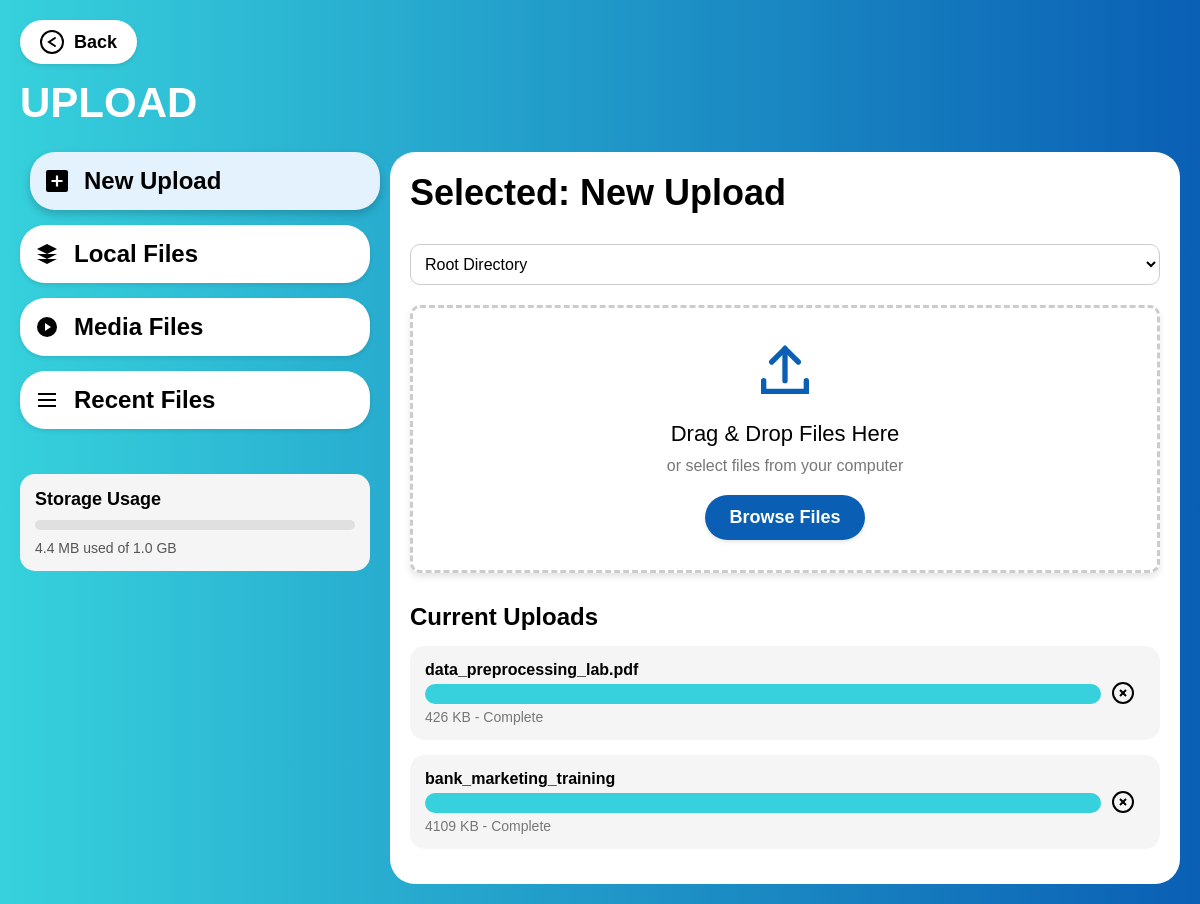
/upload (signed in), run on the app's committed database.
### app.py (models this page shows)
class File(db.Model):
    id = db.Column(db.Integer, primary_key=True)
    name = db.Column(db.String(255), nullable=False)
    filename = db.Column(db.String(255), nullable=False)
    size = db.Column(db.BigInteger, nullable=False)
    mime_type = db.Column(db.String(128))
    folder_id = db.Column(db.Integer, db.ForeignKey('folder.id'))
    owner_id = db.Column(db.Integer, db.ForeignKey('user.id'), nullable=False)
    created_at = db.Column(db.DateTime, default=datetime.utcnow)
    is_starred = db.Column(db.Boolean, default=False)
    status = db.Column(db.String(20), nullable=False, default='complete')
    hmac = db.Column(db.String(64), nullable=False)  # Pour stocker le HMAC du fichier

### app.py (the view)
@app.route('/upload')
@login_required
def upload():
    try:
        folders = Folder.query.filter_by(owner_id=current_user.id).all()
        try:
            uploads_in_progress = File.query.filter_by(owner_id=current_user.id, status='in_progress').all()
            completed_uploads = File.query.filter_by(owner_id=current_user.id, status='complete').limit(5).all()
        except:
            uploads_in_progress = []
            completed_uploads = File.query.filter_by(owner_id=current_user.id).limit(5).all()
        used_storage = sum(f.size for f in current_user.files)
        total_storage = current_user.storage_limit
        storage_percentage = round((used_storage / total_storage) * 100) if total_storage > 0 else 0
        if used_storage < 1024**2:
            used_storage_formatted = f"{used_storage/1024:.1f} KB"
        elif used_storage < 1024**3:
            used_storage_formatted = f"{used_storage/(1024**2):.1f} MB"
        else:
            used_storage_formatted = f"{used_storage/(1024**3):.1f} GB"
        if total_storage < 1024**3:
            total_storage_formatted = f"{total_storage/(1024**2):.1f} MB"
        else:
            total_storage_formatted = f"{total_storage/(1024**3):.1f} GB"
        media_files = File.query.filter(
            File.owner_id == current_user.id,
            File.status == 'complete',
            (File.mime_type.like('image/%') | File.mime_type.like('video/%'))
        ).order_by(File.created_at.desc()).all()
        recent_files = []
        if current_user.last_login:
            recent_files = File.query.filter(
                File.owner_id == current_user.id,
                File.status == 'complete',
                File.created_at > current_user.last_login
            ).order_by(File.created_at.desc()).all()
        local_files = File.query.filter_by(owner_id=current_user.id, status='complete', is_starred=True).order_by(File.created_at.desc()).all()
        return render_template('upload.html',
                             folders=folders,
                             uploads_in_progress=uploads_in_progress,
                             completed_uploads=completed_uploads,
                             media_files=media_files,
                             recent_files=recent_files,
                             local_files=local_files,
                             used_storage=used_storage_formatted,
                             total_storage=total_storage_formatted,
                             storage_percentage=storage_percentage)
    except Exception as e:
        flash(str(e), 'error')
        return render_template('upload.html',
                             folders=[],
                             uploads_in_progress=[],
                             completed_uploads=[],
                             media_files=[],
                             recent_files=[],
                             local_files=[],
                             used_storage="0 B",
                             total_storage="0 B",
                             storage_percentage=0)

### app.py (called while the page is built)
@login_manager.user_loader
def load_user(user_id):
    return User.query.get(int(user_id))

### templates/upload.html (shortened to what this page needs)
<!DOCTYPE html>
<html lang="en">
<head>
</head>
<body>
    <a href="{{ url_for('user_dashboard') }}" class="back-button">
        <svg width="24" height="24" viewBox="0 0 24 24" fill="none">
            <circle cx="12" cy="12" r="11" stroke="black" stroke-width="2"/>
            <path d="M15 8L9 12L15 16" stroke="black" stroke-width="2" stroke-linecap="round"/>
        </svg>
        Back
    </a>
    <h1 class="upload-title">UPLOAD</h1>
    <div class="container">
        <div class="upload-options">
            <div class="option-item active" data-option="new-upload">
                <svg class="option-icon" width="24" height="24" viewBox="0 0 24 24" fill="none">
                    <rect x="2" y="2" width="20" height="20" rx="2" fill="black"/>
                    <path d="M7 12H17" stroke="white" stroke-width="2"/>
                    <path d="M12 7V17" stroke="white" stroke-width="2"/>
                </svg>
                New Upload
            </div>
            <div class="option-item" data-option="local-files">
                <svg class="option-icon" width="24" height="24" viewBox="0 0 24 24" fill="none">
                    <path d="M12 2L2 7L12 12L22 7L12 2Z" fill="black"/>
                    <path d="M2 17L12 22L22 17" fill="black"/>
                    <path d="M2 12L12 17L22 12" fill="black"/>
                </svg>
                Local Files
            </div>
            <div class="option-item" data-option="media-files">
                <svg class="option-icon" width="24" height="24" viewBox="0 0 24 24" fill="none">
                    <circle cx="12" cy="12" r="10" fill="black"/>
                    <path d="M10 8L16 12L10 16V8Z" fill="white"/>
                </svg>
                Media Files
            </div>
            <div class="option-item" data-option="recent-files">
                <svg class="option-icon" width="24" height="24" viewBox="0 0 24 24" fill="none">
                    <path d="M3 6H21" stroke="black" stroke-width="2"/>
                    <path d="M3 12H21" stroke="black" stroke-width="2"/>
                    <path d="M3 18H21" stroke="black" stroke-width="2"/>
                </svg>
                Recent Files
            </div>
            <div class="storage-info">
                <div class="storage-title">Storage Usage</div>
                <div class="storage-bar">
                </div>
                <div class="storage-text">{{ used_storage|default('0 B') }} used of {{ total_storage|default('0 B') }}</div>
            </div>
        </div>
        <div class="upload-container">
            <h2 class="selected-title">Selected: New Upload</h2>
            <div class="folder-select">
                <select id="folder-dropdown">
                    <option value="">Root Directory</option>
                </select>
            </div>
            <div id="upload-form-section">
                <form id="upload-form" enctype="multipart/form-data">
                    <div class="upload-box" id="drop-zone">
                        <div class="upload-text">Drag & Drop Files Here</div>
                        <div class="upload-subtext">or select files from your computer</div>
                        <button type="button" class="file-button" id="browse-button">Browse Files</button>
                    </div>
                </form>
            </div>
            <div class="upload-list" id="section-current-uploads">
                <h3 class="upload-list-title">Current Uploads</h3>
                <div id="upload-progress-container">
                    {% if completed_uploads %}
                        {% for file in completed_uploads %}
                        <div class="file-progress" data-file-id="{{ file.id }}">
                            <div class="file-info">
                                <div class="file-name">{{ file.name }}</div>
                                <div class="progress-bar">
                                    <div class="progress-fill" style="width: 100%;"></div>
                                </div>
                                <div class="file-size">{{ (file.size / 1024)|round|int }} KB - Complete</div>
                            </div>
                            <div class="file-actions">
                                <button class="action-button delete-button" data-file-id="{{ file.id }}">
                                    <svg width="24" height="24" viewBox="0 0 24 24" fill="none">
                                        <circle cx="12" cy="12" r="10" stroke="black" stroke-width="2"/>
                                        <path d="M15 9L9 15" stroke="black" stroke-width="2"/>
                                        <path d="M9 9L15 15" stroke="black" stroke-width="2"/>
                                    </svg>
                                </button>
                            </div>
                        </div>
                        {% endfor %}
                    {% endif %}
                </div>
            </div>
        </div>
    </div>
</body>
</html>

### templates/upload.html (style rules this page uses)
* { margin: 0; padding: 0; box-sizing: border-box; font-family: Arial, sans-serif; }
body { background: linear-gradient(to right, #36d1dc, #0a5fb4); color: black; min-height: 100vh; padding: 20px; }
.back-button { display: inline-flex; align-items: center; background-color: white; padding: 10px 20px; border-radius: 25px; width: fit-content; cursor: pointer; font-weight: bold; text-decoration: none; color: black; border: none; font-size: 18px; box-shadow: 0 2px 4px rgba(0, 0, 0, 0.1); transition: all 0.3s cubic-bezier(0.4, 0, 0.2, 1); }
.back-button svg { margin-right: 10px; transition: transform 0.3s cubic-bezier(0.4, 0, 0.2, 1); }
.upload-title { color: white; font-size: 42px; font-weight: bold; margin: 15px 0 25px 0; }
.container { display: flex; gap: 20px; }
.upload-options { width: 350px; display: flex; flex-direction: column; gap: 15px; }
.option-item { background-color: white; padding: 15px; border-radius: 25px; display: flex; align-items: center; font-weight: bold; font-size: 24px; cursor: pointer; transition: all 0.3s cubic-bezier(0.4, 0, 0.2, 1); box-shadow: 0 2px 4px rgba(0, 0, 0, 0.1); }
.option-item.active { background-color: #e3f2fd; transform: translateX(10px); box-shadow: 0 4px 8px rgba(0, 0, 0, 0.2); }
.option-icon { margin-right: 15px; transition: transform 0.3s cubic-bezier(0.4, 0, 0.2, 1); }
.option-item.active .option-icon { transform: scale(1.1); }
.upload-container { background-color: white; flex-grow: 1; border-radius: 25px; padding: 25px; }
.selected-title { font-size: 36px; font-weight: bold; margin-bottom: 30px; }
.upload-box { border: 3px dashed #ccc; border-radius: 20px; padding: 40px; text-align: center; margin-bottom: 30px; background-color: #f9f9f9; cursor: pointer; }
.upload-icon { margin-bottom: 15px; }
.upload-text { font-size: 22px; margin-bottom: 10px; }
.upload-subtext { color: #777; font-size: 16px; margin-bottom: 20px; }
.file-button { background-color: #0a5fb4; color: white; border: none; padding: 12px 24px; border-radius: 25px; font-size: 18px; font-weight: bold; cursor: pointer; transition: all 0.3s cubic-bezier(0.4, 0, 0.2, 1); position: relative; overflow: hidden; box-shadow: 0 2px 4px rgba(0, 0, 0, 0.1); }
.file-button::before { content: ''; position: absolute; top: 0; left: 0; width: 200%; height: 100%; background: linear-gradient(45deg, transparent, rgba(255, 255, 255, 0.3), transparent); transform: translateX(-100%); transition: transform 0.6s cubic-bezier(0.4, 0, 0.2, 1); }
.upload-list { margin-top: 30px; }
.upload-list-title { font-size: 24px; font-weight: bold; margin-bottom: 15px; }
.file-progress { display: flex; align-items: center; background-color: #f5f5f5; border-radius: 15px; padding: 15px; margin-bottom: 15px; }
.file-info { flex-grow: 1; }
.file-name { font-weight: bold; margin-bottom: 5px; }
.progress-bar { background-color: #e0e0e0; height: 10px; border-radius: 5px; margin-bottom: 5px; overflow: hidden; }
.progress-fill { background-color: #36d1dc; height: 100%; width: 70%; }
.file-size { font-size: 14px; color: #777; }
.file-actions { display: flex; gap: 10px; }
.action-button { background-color: transparent; border: none; cursor: pointer; padding: 10px; border-radius: 50%; transition: all 0.3s cubic-bezier(0.4, 0, 0.2, 1); display: flex; align-items: center; justify-content: center; }
.action-button svg { transition: all 0.3s cubic-bezier(0.4, 0, 0.2, 1); width: 24px; height: 24px; }
.folder-select { margin-bottom: 20px; }
.folder-select select { padding: 10px; border-radius: 10px; border: 1px solid #ccc; width: 100%; font-size: 16px; transition: all 0.3s cubic-bezier(0.4, 0, 0.2, 1); background-color: white; cursor: pointer; }
.storage-info { margin-top: 30px; background-color: #f5f5f5; border-radius: 15px; padding: 15px; }
.storage-title { font-size: 18px; font-weight: bold; margin-bottom: 10px; }
.storage-bar { background-color: #e0e0e0; height: 10px; border-radius: 5px; margin-bottom: 10px; overflow: hidden; }
.storage-text { font-size: 14px; color: #555; }
.upload-container { max-width: 800px; margin: 0 auto; padding: 20px; }
.upload-box { background: #fff; border-radius: 10px; padding: 30px; box-shadow: 0 4px 6px rgba(0, 0, 0, 0.1); margin-bottom: 20px; }
.progress-bar { width: 100%; height: 20px; background: #f0f0f0; border-radius: 10px; overflow: hidden; position: relative; }

### data on the page
File: name "data_preprocessing_lab.pdf", (file.size/1024)|round|int "426"
File: name "bank_marketing_training", (file.size/1024)|round|int "4109"

### other printed values
{{ used_storage|default('0 B') }} "4.4 MB"
{{ total_storage|default('0 B') }} "1.0 GB"
